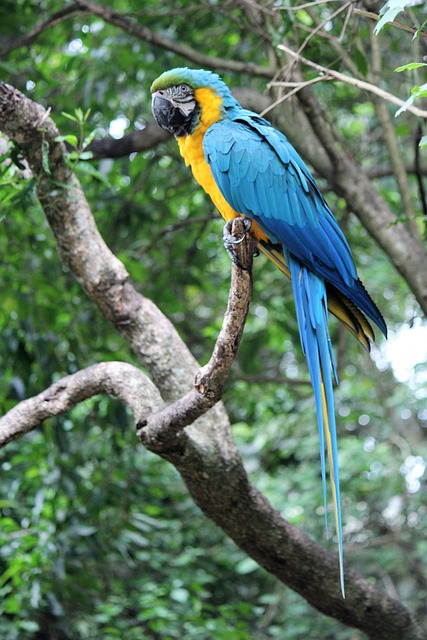
#> input picture macaw.jpg, 427 x 640 px
$ python '4. Drawing (Lines, Rectangles, Circles, Text).py'
#> lines starting #> are read from the running program, lines starting #| are printed output that depends on the picture
## Used in visualization, annotations, object detection results.
import cv2

img = cv2.imread('macaw.jpg')
#> img is the input picture: shape (640, 427, 3); mean B, G, R 99.6, 119.3, 93.6
img = cv2.resize(img, (600, 600))
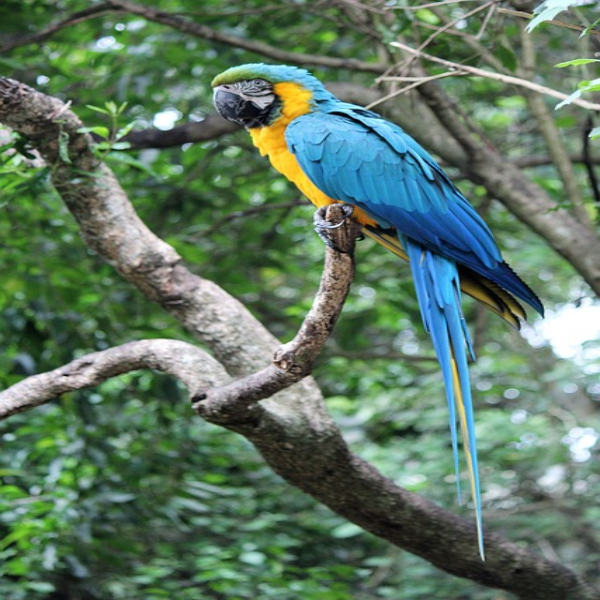
#> img: shape (600, 600, 3); mean B, G, R 99.5, 119.2, 93.5

cv2.line(img, (50,50), (550,50), (0,255,0), 2)
cv2.rectangle(img, (100,100), (300,300), (255,0,0), 2)
cv2.circle(img, (400,400), 50, (0,0,255), -1)

cv2.putText(img, "Macaw",
            (200,550),
            cv2.FONT_HERSHEY_SIMPLEX,
            1, (255,255,255), 2)
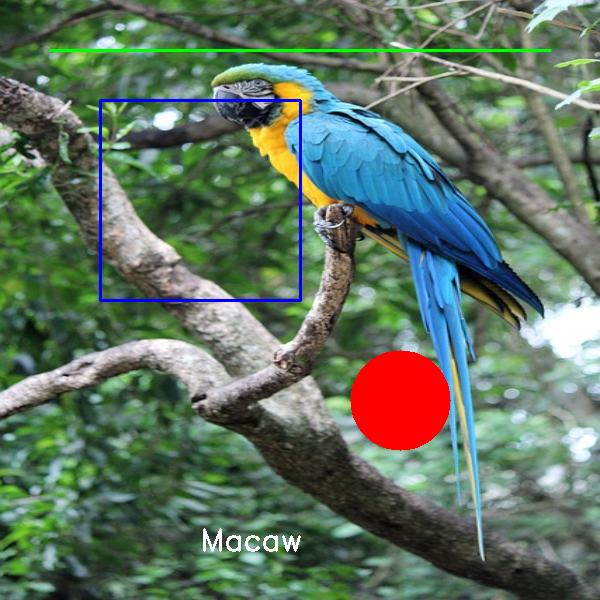
#> img: shape (600, 600, 3); mean B, G, R 98, 116, 96

cv2.imshow("Drawing", img)
cv2.waitKey(0)
cv2.destroyAllWindows()

$ run again, with bird.jpg copied over macaw.jpg
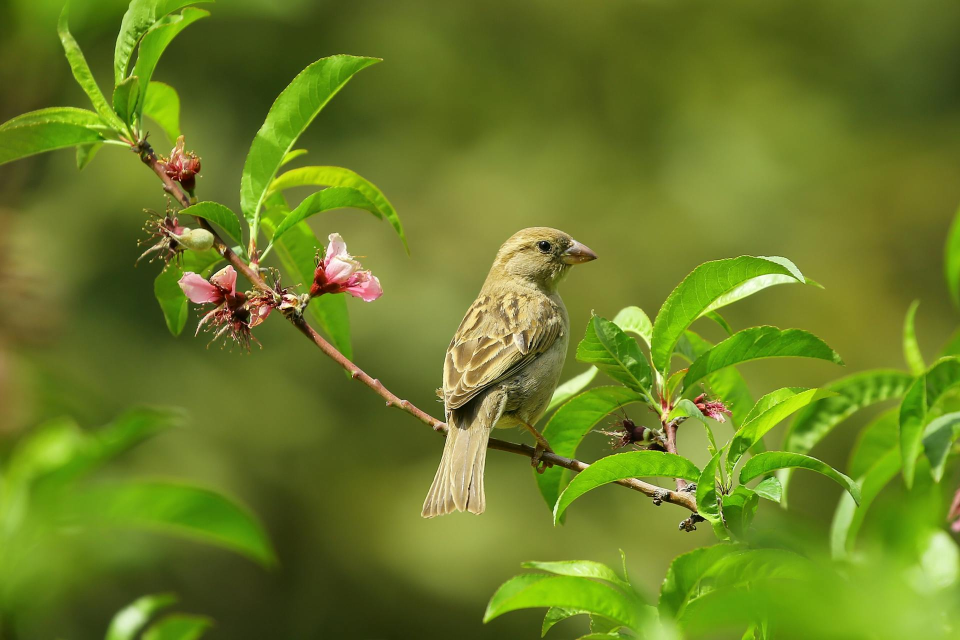
#> input picture bird.jpg, 1920 x 1280 px (shown at 1/2 size)
#> img is the input picture: shape (1280, 1920, 3); mean B, G, R 36.2, 125.4, 106.2
#> `img = cv2.resize(img, (600, 600))`:
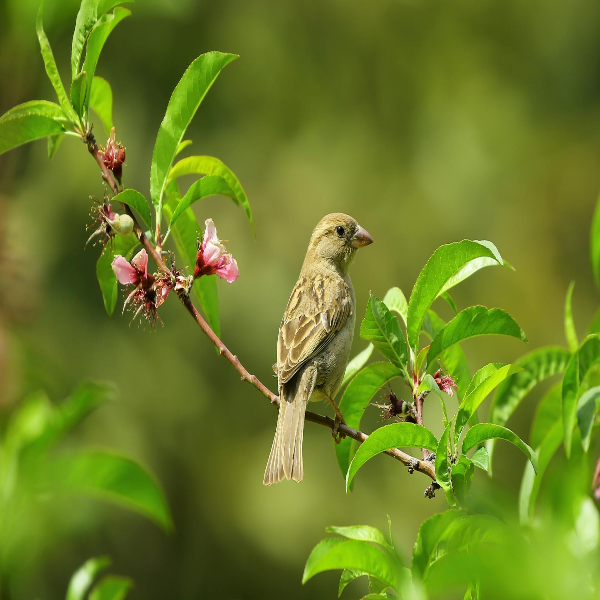
#> img: shape (600, 600, 3); mean B, G, R 36.2, 125.3, 106.2
#> `cv2.putText(img, "Macaw", (200,550), cv2.FONT_HERSHEY_SIMPLEX, 1, (255..`:
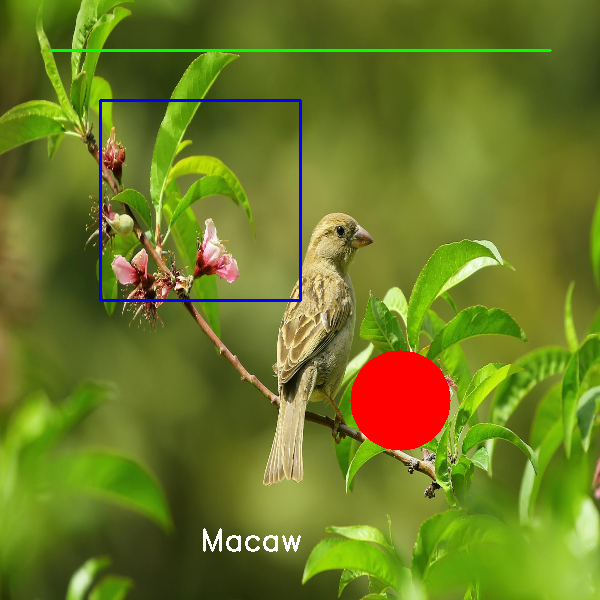
#> img: shape (600, 600, 3); mean B, G, R 37.1, 122.4, 108.5
